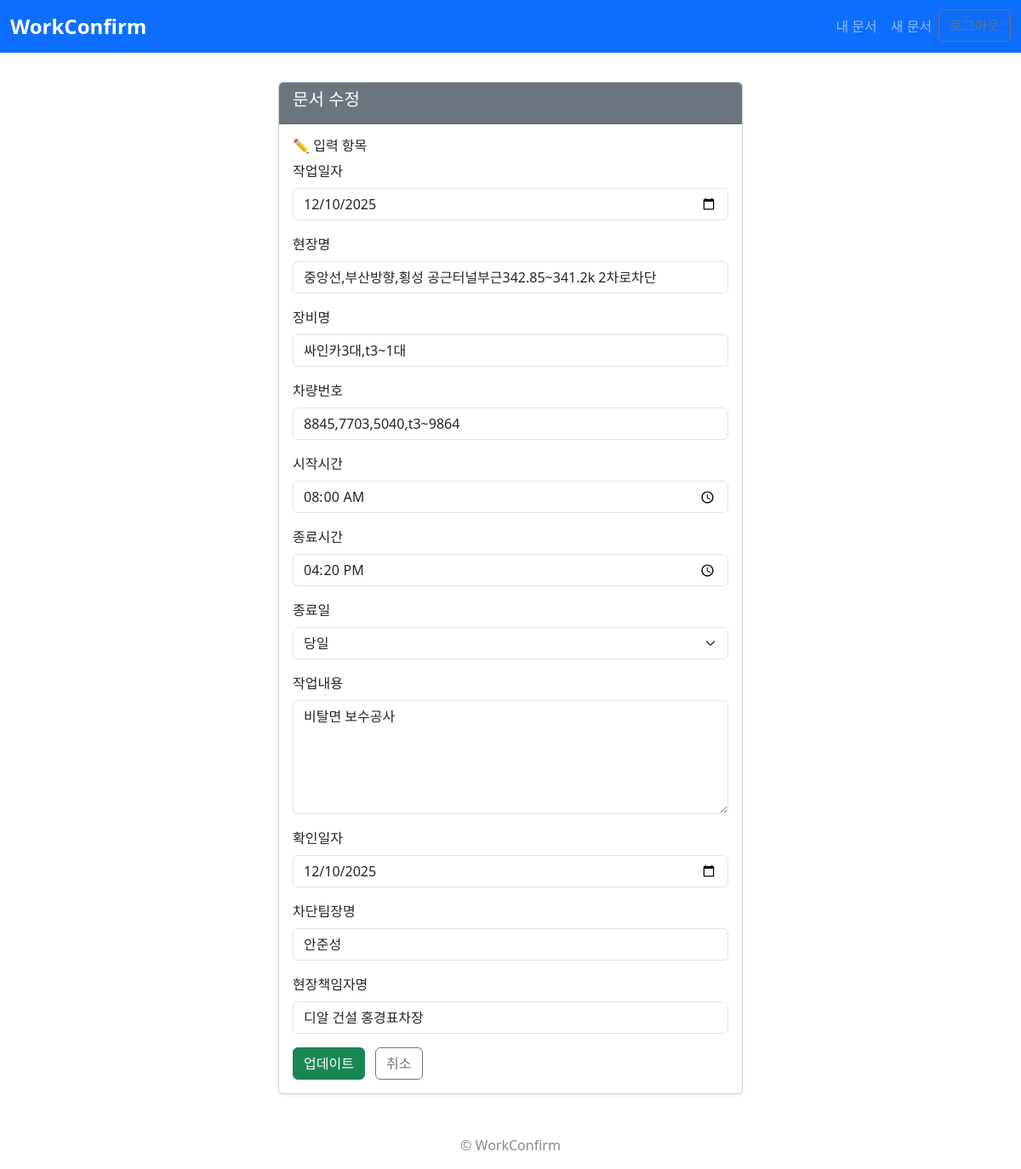
/226/edit/ (signed in), run on the app's committed database.
### app/models.py (models this page shows, shortened)
class WorkFormEntry(models.Model):
    document = models.ForeignKey(
        WorkFormDocument,
        on_delete=models.CASCADE,
        related_name='entries'
    )
    work_date    = models.DateField('작업일자')
    location     = models.CharField('현장명', max_length=100)
    device       = models.CharField('장비명', max_length=100)
    carno        = models.CharField('차량번호', max_length=100, blank=True)
    start_time   = models.TimeField('시작시간')
    end_time     = models.TimeField('종료시간')
    end_day      = models.CharField('종료일', max_length=10, choices=DAY_CHOICES, default='same')
    work_content = models.TextField('작업내용')
    confirm_date = models.DateField('확인일자')
    cert_17      = models.CharField('차단팀장명', max_length=100, blank=True)
    cert_18      = models.CharField('현장책임자명', max_length=100, blank=True)
    created_at   = models.DateTimeField(auto_now_add=True)
    class Meta:
        ordering = ['-created_at']

### app/views.py (the view)
# urls.py: path('<int:pk>/edit/', views.document_edit,   name='document_edit'),
@login_required
def document_edit(request, pk):
    doc   = get_object_or_404(WorkFormDocument, pk=pk, user=request.user)
    entry = doc.entries.first()
    if request.method == "POST":
        form = EntryForm(request.POST, instance=entry)
        if form.is_valid():
            raw = form.cleaned_data
            user_folder = sanitize_filename(request.user.username)
            old_dir = os.path.join(settings.MEDIA_ROOT, settings.BASE_STORAGE, user_folder, doc.folder_name)
            if os.path.isdir(old_dir):
                shutil.rmtree(old_dir)
            ts = timezone.now().strftime("%Y%m%d_%H%M%S")
            slug = sanitize_filename(raw["location"])
            folder_name = f"{ts}_{slug}"
            save_dir = os.path.join(settings.MEDIA_ROOT, settings.BASE_STORAGE, user_folder, folder_name)
            os.makedirs(save_dir, exist_ok=True)
            date_str  = raw["work_date"].strftime("%Y%m%d")
            docx_name = f"{date_str}_{slug}_작업확인서.docx"
            docx_path = os.path.join(save_dir, docx_name)
            img_name  = f"{date_str}_{slug}_preview.jpg"
            img_path  = os.path.join(save_dir, img_name)
            try:
                tpl = DocxTemplate(os.path.join(settings.BASE_DIR, "config/작업확인서.docx"))
                tpl.render(create_context(raw))
                tpl.save(docx_path)
                pdf_path = convert_docx_to_pdf(docx_path)
                generate_preview_image(pdf_path, img_path)
                os.remove(pdf_path)
                rel_dir = os.path.join(settings.BASE_STORAGE, user_folder, folder_name)
                with transaction.atomic():
                    doc.folder_name        = folder_name
                    doc.docx_file.name     = os.path.join(rel_dir, docx_name)
                    doc.preview_image.name = os.path.join(rel_dir, img_name)
                    doc.save()
                    form.save()
                messages.success(request, "작업확인서가 성공적으로 수정되었습니다.")
                return redirect("document_detail", pk=doc.pk)
            except subprocess.CalledProcessError:
                messages.error(request, "PDF 변환 중 오류가 발생했습니다.")
            except Exception as e:
                logger.error(e, exc_info=True)
                messages.error(request, f"수정 중 오류가 발생했습니다: {e}")
        else:
            messages.error(request, "입력 내용을 확인해주세요.")
    else:
        form = EntryForm(instance=entry)
    return render(request, "app/edit.html", {
        "form": form,
        "doc":  doc,
        "mode": "수정",
    })

### app/templates/app/edit.html (shortened to what this page needs)
{% extends 'app/base.html' %}
{% load widget_tweaks %}
{% block content %}
<div class="row justify-content-center mt-4">
  <div class="col-md-6">
    <div class="card shadow-sm">
      <div class="card-header bg-secondary text-white">
        <h5>문서 {{ mode }}</h5>
      </div>
      <div class="card-body">
        <form id="update-form" method="post" novalidate>
          <h6>✏️ 입력 항목</h6>
          {% for field in form %}
            <div class="mb-3">
              <label for="{{ field.id_for_label }}" class="form-label">{{ field.label }}</label>
              {{ field|add_class:"form-control" }}
            </div>
          {% endfor %}
          <button id="update-button" type="submit" class="btn btn-success">
            업데이트
          </button>
          <a href="{% url 'document_detail' doc.pk %}" class="btn btn-outline-secondary ms-2">
            취소
          </a>
        </form>
      </div>
    </div>
  </div>
</div>
{% endblock %}

### app/templates/app/base.html (style rules this page uses)
body { padding-top: 4.5rem; }

### data on the page
WorkFormEntry: form "12/10/2025" "중앙선,부산방향,횡성 공근터널부근342.85~341.2k 2차로차단" "싸인카3대,t3~1대" "8845,7703,5040,t3~9864" "08:00:00" "16:20:00" "당일" "비탈면 보수공사" "12/10/2025" "안준성" "디알 건설 홍경표차장"

### other printed values
{{ mode }} "수정"
{{ field.label }} "작업일자" "현장명" "장비명" "차량번호" "시작시간" "종료시간" "종료일" "작업내용" "확인일자" "차단팀장명" "현장책임자명"
